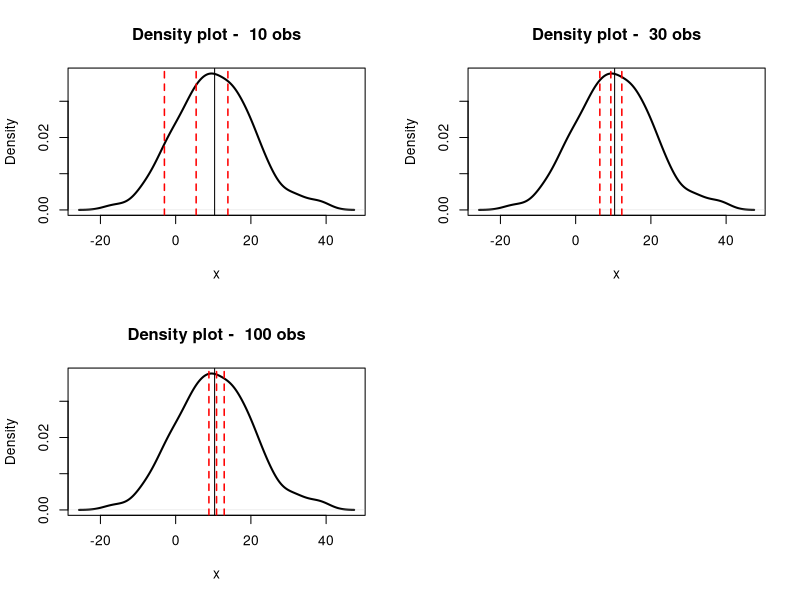
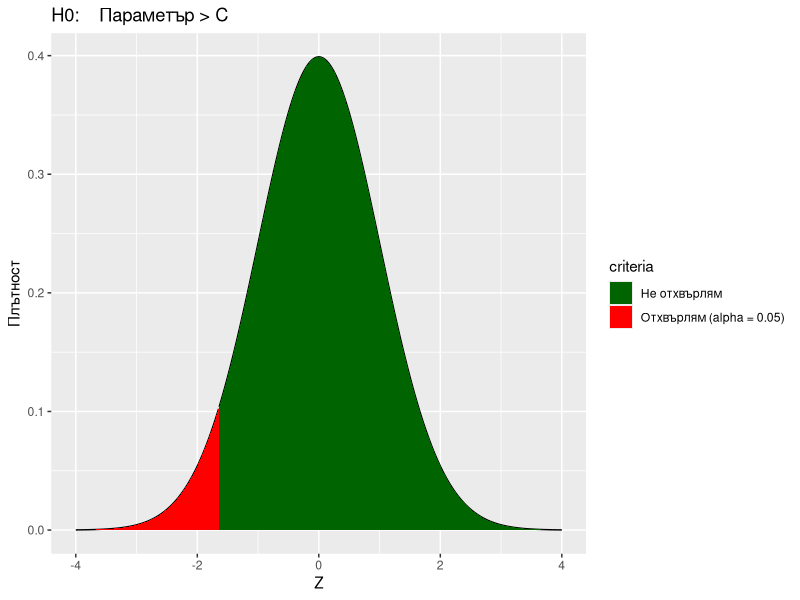
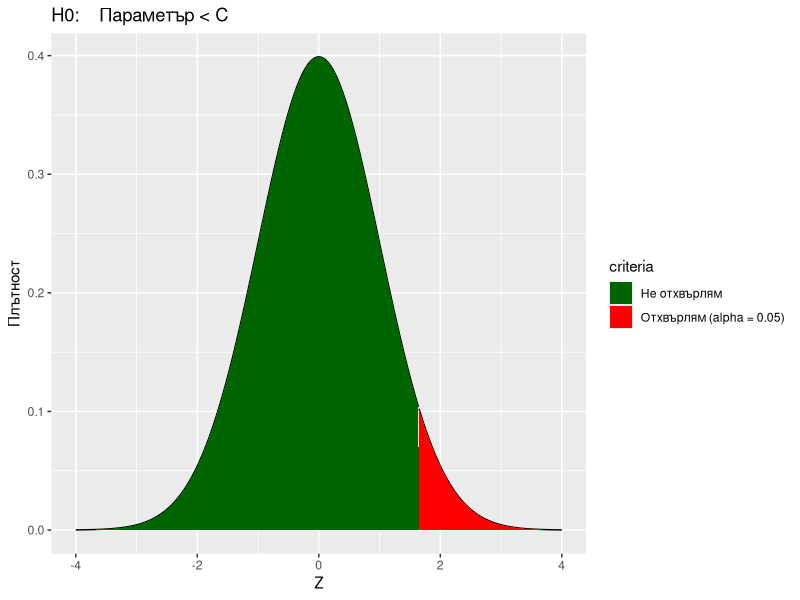
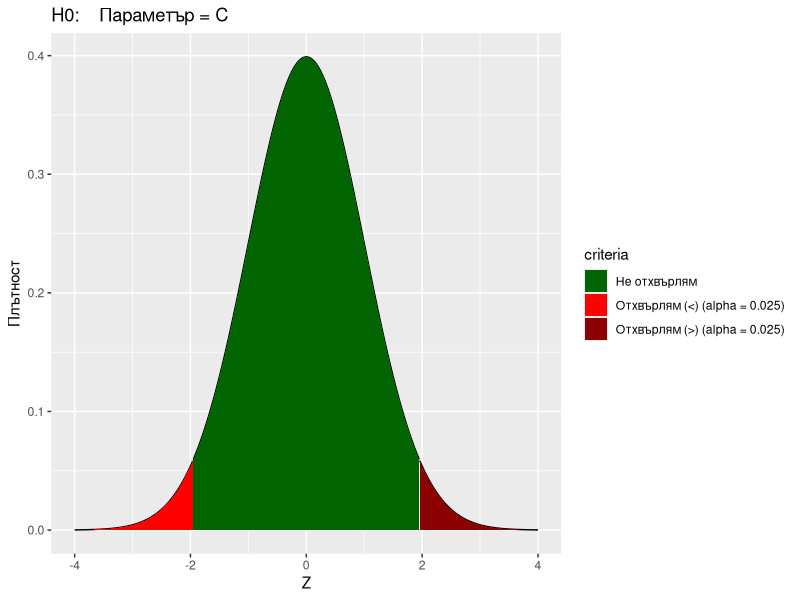
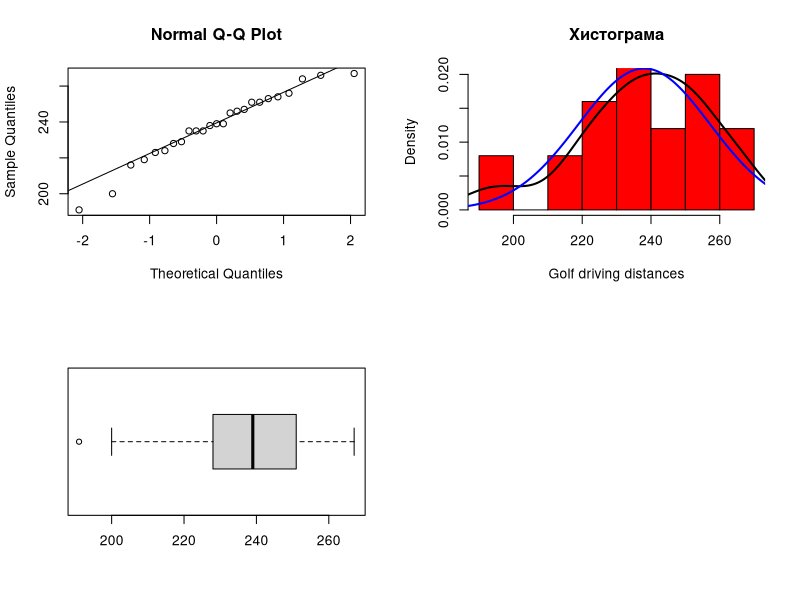
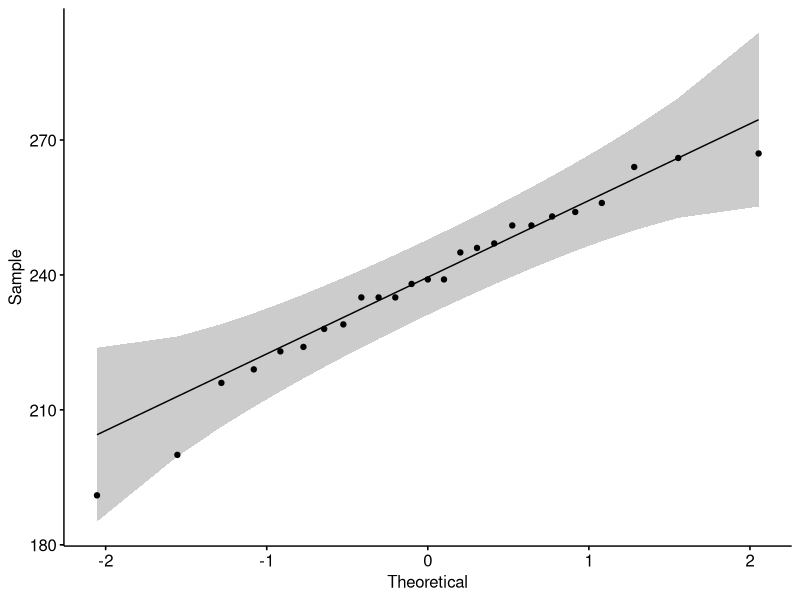
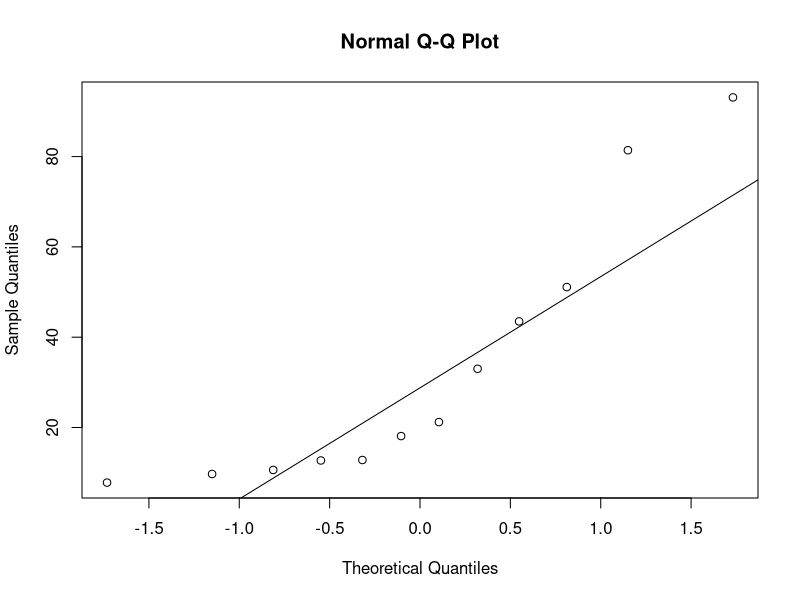
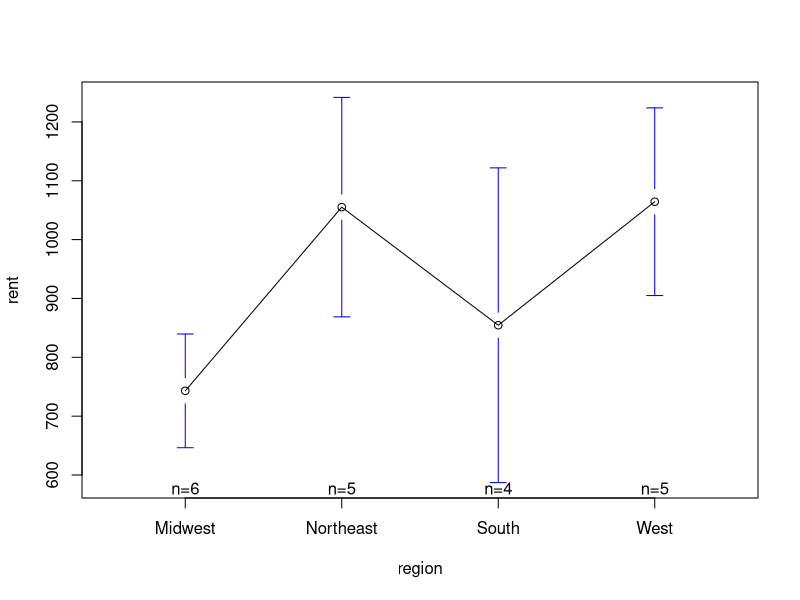

Here is the R script that generated these plots, in order:
ip <- installed.packages()[, 1] #   показва инсталираните пакети
pfi <- setdiff(c("ggplot2", "ggpubr", "nortest", "gplots"), ip)
#   Горният ред показва кои пакети не са инсталирани
if(length(pfi) > 0) {install.packages(pfi)}


library("ggplot2")
library("ggpubr")
library("nortest")  #   Тестове за проверка на нормално разпределение
library("gplots")


#           Статистически заключения
#       Статистическите заклюения, основаващи се на случайни извадки, позволяват значително
#   да се намалят разходите за статистически изследвания на големи по обем съвкупности.
#   Информацията, получена от извадките почти винаги удовлетворява потребностите на
#   проучващите.
#       Статистическите заключения имат две основни направления:
#           - статистическо оценяване
#           - проверка на хипотези
#       И двете направления имат вероятностен характер и са свързани помежду си.

#       1. Статистическо оценяване
#           1.1. Точкови оценки
#       Точковата оценка представлява отделна величнина, получена от данните на случайна извадка,
#   която може да се доближава в различна степен до съответния параметър на популацията 
#   (генералната съвкупност). Примери за точкови оценки са  оценката на локацията и вариацията.

set.seed(950411)
x <- rnorm(n = 200, 10, 10)
x_sample <- sample(x, 150)
mean(x)   #   10.357
mean(x_sample)  #   9.1


set.seed(620331)
y <- rbinom(n = 400, size = 1, prob = 0.3)
y_sample <- sample(y, 200)
mean(y)   #   0.3175
mean(y_sample)  #   0.34



#           1.2. Интервални оценки
#       Всяка оценка, получена от случайна извавдка е обременена със случайна грешка. Основният
#   недостатък на точковата оценка се състои в това, че не позволява да се формират изводи за
#   размера на тази грешка, за точността на нейното изчисляване по отношение по отношение на 
#   обема  на вариацията на разпределението ѝ. Тази информация се съдържа в интервалната оценка.
#       

alpha <- 0.05   #   ниво на съгласие
k <- qnorm(1 - alpha/2) #   квантил

n <- length(x_sample) # размер на извадката
mean(x_sample) + k*c(-1, 1)*sd(x_sample)/sqrt(n)  #   доверителен интервал

n <- length(y_sample) # размер на извадката
mean(y_sample) + k*c(-1, 1)*sd(y_sample)/sqrt(n)  #   доверителен интервал


#           1.3. Обем  на извадката
#       Обемът на извадката е един от най-важните фактори за точността на тези оценки


mu <- mean(x)
d <- density(x)
ss <- c(34, 7, 21)
counter <- 0
par(mfrow = c(2, 2))
for(i in c(10, 30, 100)) {
  counter <- counter + 1
  plot(d, main = paste("Density plot - ", i, "obs"), xlab = "x", lwd = 2)
  set.seed(ss[counter])
  xx <- sample(x, i)
  abline(v = mu)
  abline(v = mean(xx) + k*c(-1, 0, 1)*sd(xx)/sqrt(i), col = "red", lwd = 1.5, lty = 2)
}
par(mfrow = c(1, 1))






#         2. Тестване на хипотези

#         2.1. Хипотези. Видове  хипотези

#       При статистическите хипотези се проверява правдоподобността на предварително 
#   формулирани предположения относно праметрите или вида на неизвестното разпределение 
#   в популцията. Заключенията, основаващи се на хипотезите имат вероятностен храктер.
#       Проверката на хипотеза се извършва в няколко стъпки. Стартира (първа стъпка) с 
#   формулирането на две хипотези - нулева (H0) и алтернативна (H1). Двете хипотези са 
#   взаимоизключващи се.
#       Съществуват три вида хипотези:
#           - Двустранна: H0: параметър = C / H1: параметър != C
#           - Едностранна (лявостранна): H0: параметър >= C / H1: параметър < C
#           - Едностранна (дясностранна): H0: параметър <= C / H1: параметър > C

#       Втората стъпка е да се избере нивото на съгласие (alpha). Това е вероятност, която
#   определя зоната за отхвърляне на нулевата хипотеза. Alpha се определя предварително
#   в съответствие с целите и здачите на изследването. Най-често нивото н съгласие е 0.05.
x <- seq(-4, 4, by = 0.01)
d <- dnorm(x)
alpha <- 0.05

rej <- paste0("Отхвърлям (alpha = ", alpha, ")")
criteria <- factor(rep("Не отхвърлям", length(x)), levels = c("Не отхвърлям", rej))
criteria[which(x < qnorm(alpha))] <- rej
hypothesis_greater <- qplot(x, d, geom = c("path", "area"), fill = criteria, xlab = "Z", 
                            ylab = "Плътност", main = "H0:    Параметър > C") + 
  scale_fill_manual(values = c("darkgreen", "red"))
hypothesis_greater



criteria <- factor(rep("Не отхвърлям", length(x)), levels = c("Не отхвърлям", rej))
criteria[which(x > qnorm(1 - alpha))] <- rej
hypothesis_less <- qplot(x, d, geom = c("path", "area"), fill = criteria, xlab = "Z", 
                         ylab = "Плътност", main = "H0:    Параметър < C") + 
  scale_fill_manual(values = c("darkgreen", "red"))
hypothesis_less



rej1 <- paste0("Отхвърлям (<) (alpha = ", alpha/2, ")")
rej2 <- paste0("Отхвърлям (>) (alpha = ", alpha/2, ")")
criteria <- factor(rep("Не отхвърлям", length(x)), levels = c("Не отхвърлям", rej1, rej2))
criteria[which(x > qnorm(1 - alpha/2))] <- rej2 #| x < qnorm(0.025))] <- "Отхвърлям"
criteria[which(x < qnorm(alpha/2))] <- rej1 #
hypothesis_two_sided <- qplot(x, d, geom = c("path", "area"), fill = criteria, xlab = "Z", 
                              ylab = "Плътност", main = "H0:    Параметър = C") + 
  scale_fill_manual(values = c("darkgreen", "red", "darkred"))
hypothesis_two_sided


#   В червено са изобразени критичните области, при които нулевата хипотеза се отхвърля
#   Нивото на съглсие alpha = 0.05

#       Трета и четвърта стъпка са да се определят се емперичната характеристика и след това
#   да се провери дали попада в критичната област. По-лесният вариант е да се види стойността 
#   на p-value (significance).
#       Какво по-точно представлява p-value?
#       Най-грубо казано, с подхода p-value първо оценяваме колко вероятно е емпиричнаата 
#   стойност, получена от статистическия тест при положение, че нулевата хипотеза е вярна. 
#   Критерият за взимане на решение дали да се отхвърли H0 включва сравнение натзи вероятност
#   с определеното ниво на съгласие alpha.


#         2.2. Тестове за локция/очакване на разпределението

#   Пример
#     Георги (наскоро формиран баровец) казал на Гергана, че средното разстояние, което изминава 
#   топката за голф при негов удар е 247 метра. Естестено, Гергана (учила през живота си поне
#   един курс по статистика) е скептична и му иска доказателство. Така не Георги му се наложило 
#   да направи 25 опита, които той стриктно си записал във вектора
golf_driving_distances <- c(239, 229, 223, 224, 267, 235, 264, 235, 239, 251, 200, 
                            191, 254, 253, 238, 216, 256, 228, 247, 219, 245, 251, 235, 246, 266)


#   Както не веднъж сме споменавали, оценките на статистиките биват параметрични и непараметрични,
# в зависимост от вида на разпределението, за което ги изчисляваме. Параметричната статистика се 
# изпозлва при наличие на НОРМАЛНО разпределение или поне симетрично разпределение, за което нямаме
# голям брой екстремални стойности. Ето защо, първата задача е да изследваме вида на разпределението

#   Как можем да проверим едно разпределение дали е нормално или не?
par(mfrow = c(2, 2))
qqnorm(golf_driving_distances); qqline(golf_driving_distances)

d <- density(golf_driving_distances)
hist(golf_driving_distances, main = "Хистограма", col = "red", xlab = "Golf driving distances",
     prob = T, ylim = c(0, max(d$y)))
lines(d, lw = 2)
x_axis <- seq(0.9*min(golf_driving_distances), 1.11*max(golf_driving_distances), length = 300)
y_axis <- dnorm(x_axis, mean = mean(golf_driving_distances), sd = sd(golf_driving_distances))
lines(x_axis, y_axis, col = "blue", lw = 2)

boxplot(golf_driving_distances, horizontal = TRUE)
par(mfrow = c(1, 1))

ggqqplot(golf_driving_distances)  # Друг начин за Q-Q plot


shapiro.test(golf_driving_distances)
# Нулевата хипотеза на теста (H0) е, че разпределението е нормално
# Стойността на p-value = 0.4157 => не можем да отхвърлим H0 => 
# приемаме, че разпределението e нормално

gdd <- golf_driving_distances
y <- rnorm(n = length(gdd), mean = mean(gdd), sd = sd(gdd))
ks.test(x = golf_driving_distances, y = y)

ks.test(x = scale(golf_driving_distances), y = "pnorm")

ad.test(x = golf_driving_distances)

#       Тестовете и графиките показват, че разпределението е нормално. Следователно най-добре е 
#   да използваме параметрични тестове, т.е. student t тест



#       2.1.1. Параметрични тестове за една извадка

#   H0: mean(x) = 247
#   H1: mean(x) != 247

#   Определяме ниво на съгласие alpha = 0.05

# x - приема вектор (задължителен параметър)
# y - приема вектор (не е задължителен)
# alternative - отговаря за типа на хипотезата и приема стойностите c("two.sided", "less", "greater")
# mu - константа, с която искаме да тестваме нулевата хипотеза

t.test(x = golf_driving_distances, mu = 247, alternative = "two.sided")
#       Стойността на p-value < alpha => отхвърляме нулевата хипотеза H0. Тоест средната 
#   не е равна на 247 метра.
#       Всички t тестове ни показват и доверителните интервали на очакването. Ако проверяваната
#   стойност (mu) е извън този доверителен интервал, то отхвърляме H0 в полза на H1. 

#       Можем да порменяме големината на доверителните интервали с помощта на параметъра
#   conf.level, където посочваме с каква вероятност искаме да присъства очакването в него
t.test(x = golf_driving_distances, mu = 247, alternative = "two.sided",
       conf.level = 0.9)



#       Пример 2
#       Службата за вътрешни приходи (IRS) публикува данни за федералните данъчни декларации за 
#   доходите на физическите лица. Извадка от 12 лица от последната година показа коригираните 
#   брутни доходи в хиляди долари, които са записани във вектора
incomes <- c(9.7, 93.1, 33.0, 21.2, 81.4, 51.1, 43.5, 10.6, 12.8, 7.8, 18.1, 12.7)

#       Искаме да проверим дали физическите лица получават годишно поне 20 000 долара?

qqnorm(incomes);  qqline(incomes)
#   От Q-Q plot-а се вижда, че данните не са нормално разпределени. Ето защо ще използваме 
#   непараметрични тестове



#       2.1.2. Непараметрични тестове за една извадка
#   Непараметричният еквивалент на Student t тест е Wilcoxon signed rank test

#   H0: E[x] = 20
#   H1: E[x] > 20
wilcox.test(x = incomes, alternative = "greater", conf.int = TRUE, mu = 20)
#       Стойността на p-value e 0.19 > alpha = 0.05 => не можем да отхвърлим H0. Доверителният 
#   интервал съдържа стойността 20 (14.35, Inf)

#   Параметрите в Wilcoxon теста са сходни с тези на Student t тест. Единствената разлика е 
#   параметърът conf.int, който отговаря за показването на доверителния интервал.



#       Пример 3
#       Американската асоциация на университетските преподаватели (AAUP) провежда проучвания 
#   за заплатите на професори от колежи и публикува резултатите си в годишния доклад на AAUP 
#   за икономическото състояние на професията. Да предположим, че искаме да решат дали 
#   средните заплати на преподавателите в частни и публични институции са различни. Резултатите
#   са представени във векторите по-долу
private_institutions <- c(87.3, 75.9, 108.8, 83.9, 56.6, 99.2, 54.9, 73.1, 90.6, 89.3, 84.9,
                          84.4, 129.3, 98.8, 148.1, 132.4, 75.0, 98.2, 106.3, 131.5, 41.4,
                          115.6, 60.6, 64.6, 59.9, 105.4, 74.6, 82.0, 87.2, 45.1, 116.6, 
                          106.7, 66.0, 99.6, 53.0) 

public_institutions <- c(49.9, 105.7, 116.1, 40.3, 123.1, 79.3, 72.5, 57.1, 50.7, 69.9, 40.1,
                         71.7, 73.9, 92.5, 99.9, 95.1, 57.9, 97.5, 44.9, 31.5, 49.5, 55.9, 
                         66.9, 56.9, 75.9, 103.9, 60.3, 80.1, 89.7, 86.7)


#       Първо ще започнем с изследването дали разпределенията са нормално разпределени. Ако и
#   при два вектора имаме нормални разпределения, то ще изпозлваме параметрична статистика.
#   Но, ако поне за единия вектор разпределенеито не е нормално, тогава е по-удачно да се спрем
#   на непараметрични тестове.
shapiro.test(private_institutions)
shapiro.test(public_institutions)
#   Минималната стойност на p-value за двата вектора е 0.6798 > alpha = 0.05 => разпределенията и
#   на двата вектора ги приемаме за нормални.


#       2.1.3. Параметрични тестове за две извадки - Indipendent Two Sample t test и
#   Welch Two sample t test  

#   Имаме два параметрични теста за проверка на локацията на две извавдки. Разликата между двата 
#   теста е предположението, че вариациите на двете извадки са с равни вариации (Independent Two 
#   Sample t test) или че не са - Welch Two Sample t test.
#   Independent Two Sample t test е по-точен от Welch Two Sample t test

#   Тест за сравняване на вариациите на две извадки от нормално разпределена популация
var.test(x = private_institutions, y = public_institutions)
#   Нулевата хипотеза H0 е, че двете извадки имат равна вариация.
#   В нашия случай, стойността на p-value = 0.6253 и следователно 


#   H0: mean(x) - mean(y) = 0
#   H1: mean(x) - mean(y) != 0


t.test(x = private_institutions, y = public_institutions, var.equal = TRUE)
t.test(x = private_institutions, y = public_institutions)
#       И двата теста отхвърлят нулевата хипотеза, че имаме равенство между средните стойности на
#   двете извадки (p-value = 0.0196 и p-value = 0.0188). Тоест съществува статистически значима
#   разлика между годишните заплащания на професорите в частните и публичните колежи. Разликата е
#   в полза на частните колежи.

#   Доверителният интервал е построен върху разликата от средните стойности на двете извавдки
#   и претеглена сума на вариациите.




#       Пример 4
data("mtcars")
#       Искаме да изследваме дали средната мощност на колата, измерена в конски сили hp се 
#   различава за различните трансмисии. Данните са взети от "mtcars".

nortest::ad.test(mtcars$hp[which(mtcars$am == 0)])
nortest::ad.test(mtcars$hp[which(mtcars$am == 1)])
#   Тестът за нормалност на разпределението отхвърля H0 при ръчните скорости (p-value = 0.00149).
#   Следователно ще използваме теста на Wilcoxon за две извадки


#       2.1.4. Непараметрични тестове за две извадки

#   H0: E(x) - E(y) = 0
#   H1: E(x) - E(y) != 0


wilcox.test(mpg ~ am, data = mtcars, conf.int = TRUE, exact = FALSE)
#       Стойността на p-value за теста е 0.001871 < 0.05 = alpha => Отхвърляме H0. Тоест
#   Съществува статистически значима разлика между очакваните мощности при колите с ръчна и
#   автоматична трансмисии. По-мощни са колите с ръчна трансмисия.

#   Доверителният интервал е построен по-много интересна формула, която няма да я обясняваме,
#   но я има :). Достатъчно е да знаем, че разликата (mu = 0) не попада в интервала.




#           Изследване на локациите на разпределеняита при повече от две
#       групи


#       Пример
#       Взета е извадка от месечни наеми на апартаметни в различни региони
#   в САЩ (в долари)

Northeast <- c(1005, 898, 948, 1181, 1244)
Midwest <- c(870, 748, 699, 814, 721, 606)
South <- c(891, 630, 861, 1036)
West <- c(1025, 1012, 1090, 926, 1269)

#       Искаме да изследваме дали между някой от регионите съществува значима
#   разлика в очакването за цените в наемите.

#     Данните трябва да ги обединим в един data frame
rent_data <- data.frame(rent = c(Northeast, Midwest, South, West),
                        region = c(rep("Northeast", length(Northeast)),
                                   rep("Midwest", length(Midwest)),
                                   rep("South", length(South)),
                                   rep("West", length(West))))




#       В предишното упражнение използвахме Student t тест и Wilcoxon тест,
#   за да изследваме средните стойности и медианите на една извадката или
#   между две групи от наблюдения. 
#       За изследването на разлика между локациите на повече от две групи
#   трябва да използваме One-way ANOVA (параметричен тест) или Kruskal
#   тест (непараметричния еквавалент на ANOVA). 
#       Нека имаме n на брой вектора X1, X2, ..., Xn. Тогава имаме 
#   нулевата хипотеза Н0: E[X1] = E[X2] = ... = E[Xn] и алтернатива
#   H1: поне при една от двойките E[Xi] != E[Xj] за i != j.

#       Като всеки един параметричне тест и One-way ANOVA има своите 
#   първоначални предположения, които, ако бъдат нарушени, то трябва 
#   да използваме Kruskal тест

#       Предположения
#   1. За всяка една група, разпределението на стойностите трябва да
#   бъде нормално разпределена
#   2. Статистически еднаква дисперсия при всички групи (хомогенност на дисперсиите).



#     Ще започнем с изследване на разпределението на данните по различните 
#   групи. Най-лесно проверката ще стане с помощта на функцията aggregate.
#   Като фунцкия за агрегация ще използваме теста на Shapiro-wilk
aggregate(rent ~ region, data = rent_data, FUN = function(x) {shapiro.test(x)$p.value})

#   Минималната стойност p-value за четирите групи е 0.456 > 0.05 = alpha =>
#   не можем да отхвърлим H0 => приемаме, че и четирите групи са нормално разпределени

#     Хомогенността на дисперсиите ще проверим с помощта на теста на Бarlett,
#   с нулева хипотеза за равемство на дисперсиите между различните групи
bartlett.test(rent ~ region, data = rent_data)
#   P-value = 0.6957 > 0.05 = alpha => имаме статистически равни дисперсии

#     One-way ANOVA
summary(rent_anova <- aov(formula = rent ~ region, data = rent_data))
#   С помощта на фунцкията "aov" прилагаме One-way ANOVA. Функцията съдържа
#   параметрите formula и data.
#   Стойността на p-value = 0.0023 < 0.05 = alpha => отхвърляме H0 в полза на H1 =>
#   съществува статистически значима разлика поне в някоя от двойките.

#   Остана да видим къде между кои групи са разликите. Това лесно става графично
#   с помощта на функцията plotmeans()
plotmeans(formula = rent ~ region, data = rent_data)


#   Друга опция е използването на така наречените Post-hoc pairwise контрасти,
#   които изследват взаимодействието на една група спрямо останалите.
#   Съществуват различни методи за изследването им, но ние ще се спрем само на 
#   Tukey HSD. Върнатият резултат представлява тества на разликите между 
#   всички възможни две групи, където нулевата хипотеза е, че двете локации са 
#   статистически равни (или, че разликата им е = 0)
(tukey <- TukeyHSD(rent_anova))
#   Съществените разлики при групите се забелязват в последната колона 
#   "p adj" (p-value), където искаме стойността на p-value < alpha - нивото на съгласие

#   Тоест групите между, които имаме разлика са (Northest, Midwest) и (West, Midwest)

plot(tukey) #   Графично представяне на разликите между отделните групи


#   Други методи за анализ на Post hoc pairwise са
pairwise.t.test(rent_data$rent, rent_data$region, p.adj = "bonf")
pairwise.t.test(rent_data$rent, rent_data$region, p.adj = "holm")
#       ! Различните тестове, дават различни резултати при анализа. Ето защо е важно
#   да се избере най-подходящия алгоритъм за конкретната задача.
#       Горните два теста връщат директно стойността на p-value


#     Пример
#     изследване на връзката между месец в годината и средните стойности на озона
#   за Ню Йорк.

data(airquality)

#   Изследване за нормално разпределние в различните групи.
aggregate(Ozone ~ Month, data = airquality, FUN = function(x) {round(shapiro.test(x)$p.value, 3)})
#   Имаме нарушение на условието за нормално разпределение на стойностите (Май и Септември)



kruskal.test(Ozone ~ Month, data = airquality) 
#   Стойността на p-value за теста е 6.901e-06 << alpha = 0.05 => съществува 
#   статистически значима разлика между групите.

#     Post-hoc анализ за Kruskal-Wallis тест
pairwise.wilcox.test(airquality$Ozone, airquality$Month,
                     p.adjust.method = "BH", exact = FALSE)
#   В получената табличка са записани стойностите на p-value при изследването на 
#   разликите между групите. Така статистически значима разлика получаваме при месеците 
#   (5, 7), (5, 8), (6, 7) и т.н.
